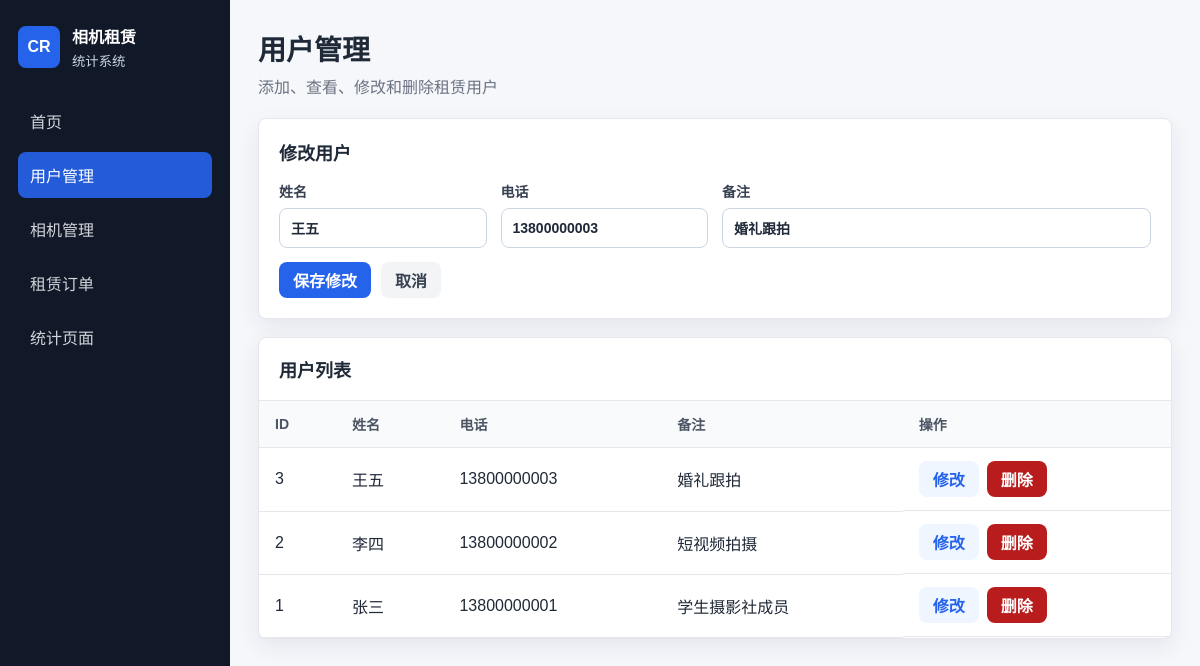
The app's page /users?edit=3 with its own data.
### tables this page shows
CREATE TABLE users (
    id INTEGER PRIMARY KEY AUTOINCREMENT,
    name TEXT NOT NULL,
    phone TEXT,
    note TEXT
);

### app.py (the view, shortened to what this page needs)
@app.route("/users", methods=["GET", "POST"])
def users():
    db = get_db()
    edit_user = None
    edit_id = request.args.get("edit")
    if edit_id:
        edit_user = query_one("SELECT * FROM users WHERE id = ?", (edit_id,))
    user_list = query_all("SELECT * FROM users ORDER BY id DESC")
    return render_template("users.html", users=user_list, edit_user=edit_user)

### app.py (called while the page is built)
def get_db():
    if "db" not in g:
        g.db = sqlite3.connect(DB_PATH)
        g.db.row_factory = sqlite3.Row
        g.db.execute("PRAGMA foreign_keys = ON")
    return g.db

def query_all(sql, params=()):
    return get_db().execute(sql, params).fetchall()

def query_one(sql, params=()):
    return get_db().execute(sql, params).fetchone()

### templates/users.html (shortened to what this page needs)
{% extends "base.html" %}
{% block page_title %}用户管理{% endblock %}
{% block page_subtitle %}添加、查看、修改和删除租赁用户{% endblock %}
{% block content %}
<section class="form-panel">
    <h2>{{ "修改用户" if edit_user else "添加用户" }}</h2>
    <form method="post" class="form-grid">
        <label>
            姓名
            <input name="name" required value="{{ edit_user.name if edit_user else '' }}">
        </label>
        <label>
            电话
            <input name="phone" value="{{ edit_user.phone if edit_user else '' }}">
        </label>
        <label class="wide">
            备注
            <input name="note" value="{{ edit_user.note if edit_user else '' }}">
        </label>
        <div class="form-actions wide">
            <button type="submit">{{ "保存修改" if edit_user else "添加用户" }}</button>
            {% if edit_user %}
                <a class="ghost-button" href="{{ url_for('users') }}">取消</a>
            {% endif %}
        </div>
    </form>
</section>
<section class="panel">
    <div class="panel-title"><h2>用户列表</h2></div>
    <div class="table-wrap">
        <table>
            <thead>
                <tr>
                    <th>ID</th>
                    <th>姓名</th>
                    <th>电话</th>
                    <th>备注</th>
                    <th>操作</th>
                </tr>
            </thead>
            <tbody>
                {% for user in users %}
                <tr>
                    <td>{{ user.id }}</td>
                    <td>{{ user.name }}</td>
                    <td>{{ user.phone or "-" }}</td>
                    <td>{{ user.note or "-" }}</td>
                    <td class="actions">
                        <a class="small-button" href="{{ url_for('users', edit=user.id) }}">修改</a>
                        <form method="post" action="{{ url_for('delete_user', user_id=user.id) }}" data-confirm="确定删除该用户吗？">
                            <button class="danger-button" type="submit">删除</button>
                        </form>
                    </td>
                </tr>
                {% else %}
                <tr><td colspan="5" class="empty">暂无用户</td></tr>
                {% endfor %}
            </tbody>
        </table>
    </div>
</section>
{% endblock %}

### static/style.css (style rules this page uses)
:root { --bg: #f5f7fb; --panel: #ffffff; --text: #1f2937; --muted: #6b7280; --line: #e5e7eb; --primary: #2563eb; --primary-dark: #1d4ed8; --green: #15803d; --yellow: #b45309; --red: #b91c1c; --radius: 8px; --shadow: 0 8px 22px rgba(31, 41, 55, 0.08); }
* { box-sizing: border-box; }
body { margin: 0; min-height: 100vh; display: flex; color: var(--text); background: var(--bg); font-family: "Microsoft YaHei", "PingFang SC", Arial, sans-serif; }
h1, h2, p { margin: 0; }
h2 { font-size: 18px; }
.summary-card, .panel, .form-panel { background: var(--panel); border: 1px solid var(--line); border-radius: var(--radius); box-shadow: var(--shadow); }
.panel, .form-panel { margin-bottom: 18px; }
.panel-title { display: flex; align-items: center; justify-content: space-between; gap: 12px; padding: 18px 20px; border-bottom: 1px solid var(--line); }
.form-panel { padding: 20px; }
.form-panel h2 { margin-bottom: 16px; }
.form-grid { display: grid; grid-template-columns: repeat(4, minmax(160px, 1fr)); gap: 14px; align-items: end; }
label { display: grid; gap: 7px; color: #374151; font-size: 14px; font-weight: 600; }
input, select { width: 100%; height: 40px; padding: 0 11px; border: 1px solid #cbd5e1; border-radius: 8px; color: var(--text); background: #ffffff; font: inherit; }
.wide { grid-column: span 2; }
.form-actions { display: flex; gap: 10px; align-items: center; }
button, .small-button, .ghost-button, .link-button { display: inline-flex; align-items: center; justify-content: center; min-height: 36px; padding: 0 14px; border: 0; border-radius: 8px; font: inherit; font-weight: 700; text-decoration: none; cursor: pointer; }
button, .link-button { color: #ffffff; background: var(--primary); }
.small-button { color: var(--primary); background: #eff6ff; }
.ghost-button { color: #374151; background: #f3f4f6; }
.danger-button { color: #ffffff; background: var(--red); }
.table-wrap { width: 100%; overflow-x: auto; }
table { width: 100%; border-collapse: collapse; min-width: 760px; }
th, td { padding: 13px 16px; border-bottom: 1px solid var(--line); text-align: left; white-space: nowrap; }
th { color: #4b5563; background: #f9fafb; font-size: 14px; }
.actions { display: flex; gap: 8px; align-items: center; }
.actions form { margin: 0; }

### records on screen
users: name "王五", phone "13800000003", note "婚礼跟拍", id "3"
users: id "2", name "李四", phone "13800000002", note "短视频拍摄"
users: id "1", name "张三", phone "13800000001", note "学生摄影社成员"

### other values on screen
{{ "修改用户" if edit_user else "添加用户" }} "修改用户"
{{ "保存修改" if edit_user else "添加用户" }} "保存修改"
